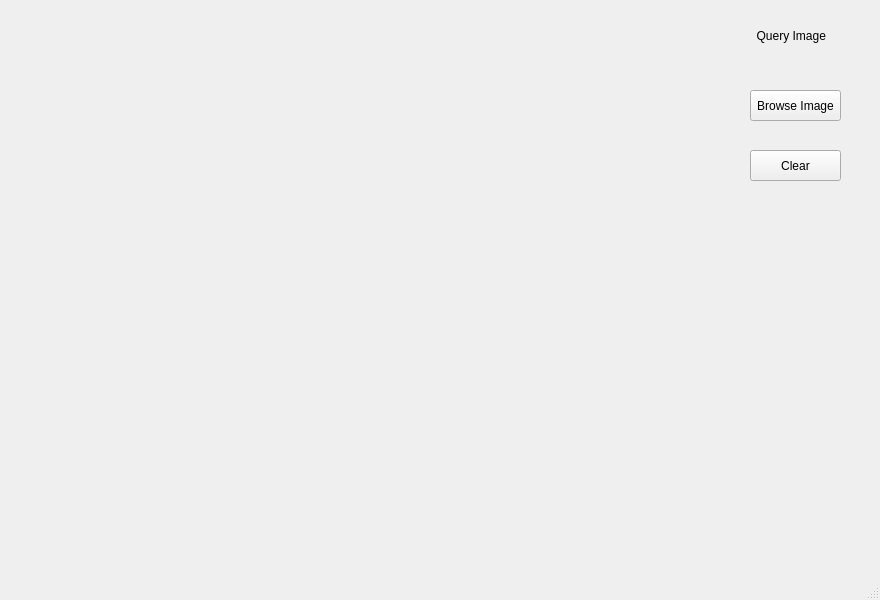
<?xml version="1.0" encoding="UTF-8"?>
<ui version="4.0">
 <class>ImageRetrieval</class>
 <widget class="QMainWindow" name="ImageRetrieval">
  <property name="geometry">
   <rect>
    <x>0</x>
    <y>0</y>
    <width>880</width>
    <height>600</height>
   </rect>
  </property>
  <property name="windowTitle">
   <string>MainWindow</string>
  </property>
  <widget class="QWidget" name="centralwidget">
   <widget class="QPushButton" name="browseButton">
    <property name="geometry">
     <rect>
      <x>750</x>
      <y>90</y>
      <width>91</width>
      <height>31</height>
     </rect>
    </property>
    <property name="text">
     <string>Browse Image</string>
    </property>
   </widget>
   <widget class="QLabel" name="query_image">
    <property name="geometry">
     <rect>
      <x>750</x>
      <y>0</y>
      <width>81</width>
      <height>71</height>
     </rect>
    </property>
    <property name="text">
     <string>  Query Image</string>
    </property>
   </widget>
   <widget class="QWidget" name="widget" native="true">
    <property name="geometry">
     <rect>
      <x>0</x>
      <y>0</y>
      <width>701</width>
      <height>551</height>
     </rect>
    </property>
   </widget>
   <widget class="QPushButton" name="clearButton">
    <property name="geometry">
     <rect>
      <x>750</x>
      <y>150</y>
      <width>91</width>
      <height>31</height>
     </rect>
    </property>
    <property name="text">
     <string>Clear</string>
    </property>
   </widget>
  </widget>
  <widget class="QMenuBar" name="menubar">
   <property name="geometry">
    <rect>
     <x>0</x>
     <y>0</y>
     <width>880</width>
     <height>21</height>
    </rect>
   </property>
  </widget>
  <widget class="QStatusBar" name="statusbar"/>
 </widget>
 <resources/>
 <connections/>
</ui>
